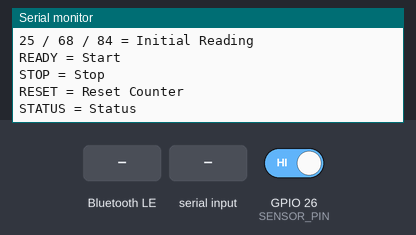
A sketch run on a simulated ESP32. On the bench: the last lines printed to the serial monitor. The inputs (shaded band) are chosen by the test bench; at power-on: GPIO 26 (SENSOR_PIN) HIGH. Nothing arrives over Bluetooth unless stated; a phone connects over Bluetooth LE 3 s after start.

Above: at 2.2 s.
2.3 s: Bluetooth LE write "READY" received
At 3.4 s:
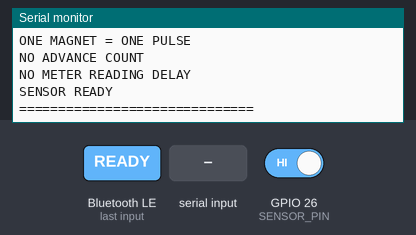
3.8 s: GPIO 26 (SENSOR_PIN) driven LOW
At 3.96 s:
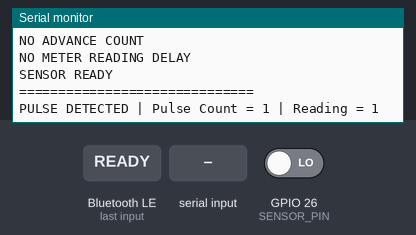
5.5 s: "READY\n" received over Serial
At 5.9 s:
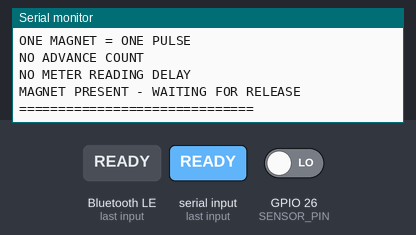
7.0 s: Bluetooth LE write "STOP" received
At 7.3 s:
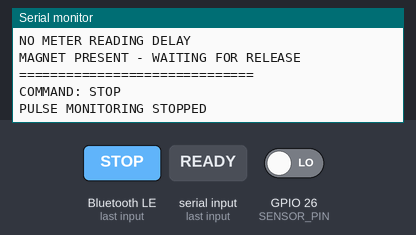
8.5 s: "RESET\n" received over Serial
At 9.7 s:
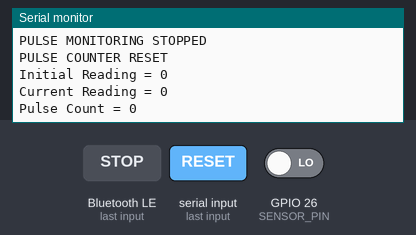

The sketch:

0.1_delay_meter_code.ino
```cpp
#include <BLEDevice.h>
#include <BLEServer.h>
#include <BLEUtils.h>
#include <BLE2902.h>


// ============================================================
// ESP32 GAS METER PULSE MONITOR
// ============================================================
//
// SENSOR CONNECTION
//
// Sensor wire 1 -> GPIO26
// Sensor wire 2 -> GND
// GPIO26 uses INPUT_PULLUP.
//
// HIGH = sensor released / magnet away
// LOW  = magnet detected
//
// ONE VALID PULSE:
//
//
// ============================================================


// ============================================================
// SENSOR
// ============================================================

#define SENSOR_PIN 26


const uint32_t SENSOR_STABLE_MS = 8;


// ============================================================
// BLE
// ============================================================

#define BLE_DEVICE_NAME "ESP32_PULSE_METER"

#define SERVICE_UUID \
"6E400001-B5A3-F393-E0A9-E50E24DCCA9E"

#define RX_CHARACTERISTIC_UUID \
"6E400002-B5A3-F393-E0A9-E50E24DCCA9E"

#define TX_CHARACTERISTIC_UUID \
"6E400003-B5A3-F393-E0A9-E50E24DCCA9E"


// ============================================================
// BLE OBJECTS
// ============================================================

BLEServer *pServer = nullptr;

BLEService *pService = nullptr;

BLECharacteristic *pRxCharacteristic = nullptr;

BLECharacteristic *pTxCharacteristic = nullptr;

bool deviceConnected = false;


// ============================================================
// METER
// ============================================================

volatile uint32_t pulseCount = 0;

uint32_t initialReading = 0;

uint32_t currentReading = 0;


// ============================================================
// MONITORING
// ============================================================

bool monitoring = false;


// ============================================================
// SENSOR STATES
// ============================================================

enum SensorState
{
    SENSOR_READY_FOR_MAGNET,

    SENSOR_MAGNET_DETECTED,

    SENSOR_WAITING_FOR_RELEASE
};


SensorState sensorState =
    SENSOR_READY_FOR_MAGNET;


// ============================================================
// SENSOR FILTER VARIABLES
// ============================================================

int lastRawState = HIGH;

int stableState = HIGH;

uint32_t stateChangeTime = 0;


// ============================================================
// FUNCTION DECLARATIONS
// ============================================================

void processCommand(String command);

void sendBLE(String message);

void sendMessage(String message);

void generateStatus();

void resetSensorFilter();

void monitorSensor();


// ============================================================
// BLE SERVER CALLBACKS
// ============================================================

class ServerCallbacks : public BLEServerCallbacks
{
public:

    void onConnect(
        BLEServer *server
    ) override
    {
        deviceConnected = true;

        Serial.println();
        Serial.println(
            "BLE CONNECTED"
        );
        Serial.println();
    }


    void onDisconnect(
        BLEServer *server
    ) override
    {
        deviceConnected = false;

        Serial.println();
        Serial.println(
            "BLE DISCONNECTED"
        );
        Serial.println();

        delay(100);

        BLEDevice::startAdvertising();
    }
};


// ============================================================
// BLE RX CALLBACKS
// ============================================================

class RXCallbacks :
    public BLECharacteristicCallbacks
{
public:

    void onWrite(
        BLECharacteristic *characteristic
    ) override
    {
        String command =
            characteristic->getValue();

        command.trim();

        command.toUpperCase();

        if (
            command.length() > 0
        )
        {
            Serial.print(
                "COMMAND: "
            );

            Serial.println(
                command
            );

            processCommand(
                command
            );
        }
    }
};


// ============================================================
// BLE SEND
// ============================================================

void sendBLE(
    String message
)
{
    if (
        deviceConnected &&
        pTxCharacteristic != nullptr
    )
    {
        pTxCharacteristic->setValue(
            message.c_str()
        );

        pTxCharacteristic->notify();
    }
}


// ============================================================
// SERIAL + BLE
// ============================================================

void sendMessage(
    String message
)
{
    Serial.println(
        message
    );

    sendBLE(
        message
    );
}


// ============================================================
// RESET SENSOR FILTER
// ============================================================
//
// Reads the actual sensor state.
//
// If magnet is already present when READY is sent,
// it will NOT be counted.
//
// ============================================================

void resetSensorFilter()
{
    int state =
        digitalRead(
            SENSOR_PIN
        );


    lastRawState =
        state;

    stableState =
        state;

    stateChangeTime =
        millis();


    if (
        state == LOW
    )
    {
        sensorState =
            SENSOR_WAITING_FOR_RELEASE;
    }
    else
    {
        sensorState =
            SENSOR_READY_FOR_MAGNET;
    }
}


// ============================================================
// PROCESS COMMAND
// ============================================================

void processCommand(
    String command
)
{
    command.trim();

    command.toUpperCase();


    // ========================================================
    // NUMBER = INITIAL READING
    // ========================================================

    bool numberOnly =
        command.length() > 0;


    for (
        int i = 0;
        i < command.length();
        i++
    )
    {
        if (
            !isDigit(
                command[i]
            )
        )
        {
            numberOnly = false;
            break;
        }
    }


    if (
        numberOnly
    )
    {
        monitoring = false;


        noInterrupts();

        pulseCount = 0;

        interrupts();


        initialReading =
            (uint32_t)command.toInt();


        currentReading =
            initialReading;


        resetSensorFilter();


        sendMessage(
            "INITIAL READING SET"
        );


        sendMessage(
            "Initial Reading = " +
            String(
                initialReading
            )
        );


        sendMessage(
            "Current Reading = " +
            String(
                currentReading
            )
        );


        sendMessage(
            "Pulse Count = 0"
        );


        sendMessage(
            "Send READY to start."
        );


        return;
    }


    // ========================================================
    // READY
    // ========================================================

    if (
        command == "READY"
    )
    {
        monitoring = false;


        noInterrupts();

        pulseCount = 0;

        interrupts();


        currentReading =
            initialReading;


        // ----------------------------------------------------
        // Read the actual sensor condition.
        // ----------------------------------------------------

        resetSensorFilter();


        // ----------------------------------------------------
        // Start monitoring.
        // ----------------------------------------------------

        monitoring = true;


        sendMessage(
            "=============================="
        );


        sendMessage(
            "PULSE MONITORING STARTED"
        );


        sendMessage(
            "Initial Reading = " +
            String(
                initialReading
            )
        );


        sendMessage(
            "Current Reading = " +
            String(
                currentReading
            )
        );


        sendMessage(
            "Pulse Count = 0"
        );


        sendMessage(
            "GPIO26 = SENSOR INPUT"
        );


        sendMessage(
            "SENSOR WIRE 1 = GPIO26"
        );


        sendMessage(
            "SENSOR WIRE 2 = GND"
        );


        sendMessage(
            "NORMAL = HIGH"
        );


        sendMessage(
            "MAGNET = LOW"
        );


        sendMessage(
            "LOW STABLE = VALID MAGNET"
        );


        sendMessage(
            "ONE MAGNET = ONE PULSE"
        );


        sendMessage(
            "NO ADVANCE COUNT"
        );


        sendMessage(
            "NO METER READING DELAY"
        );


        if (
            sensorState ==
            SENSOR_WAITING_FOR_RELEASE
        )
        {
            sendMessage(
                "MAGNET PRESENT - WAITING FOR RELEASE"
            );
        }
        else
        {
            sendMessage(
                "SENSOR READY"
            );
        }


        sendMessage(
            "=============================="
        );


        return;
    }


    // ========================================================
    // STOP
    // ========================================================

    if (
        command == "STOP"
    )
    {
        monitoring = false;


        sendMessage(
            "PULSE MONITORING STOPPED"
        );


        return;
    }


    // ========================================================
    // RESET
    // ========================================================

    if (
        command == "RESET"
    )
    {
        monitoring = false;


        noInterrupts();

        pulseCount = 0;

        interrupts();


        currentReading =
            initialReading;


        resetSensorFilter();


        sendMessage(
            "PULSE COUNTER RESET"
        );


        sendMessage(
            "Initial Reading = " +
            String(
                initialReading
            )
        );


        sendMessage(
            "Current Reading = " +
            String(
                currentReading
            )
        );


        sendMessage(
            "Pulse Count = 0"
        );


        return;
    }


    // ========================================================
    // STATUS
    // ========================================================

    if (
        command == "STATUS"
    )
    {
        generateStatus();

        return;
    }


    // ========================================================
    // UNKNOWN
    // ========================================================

    sendMessage(
        "Unknown command."
    );
}


// ============================================================
// STATUS
// ============================================================

void generateStatus()
{
    uint32_t count;


    noInterrupts();

    count =
        pulseCount;

    interrupts();


    currentReading =
        initialReading +
        count;


    int sensor =
        digitalRead(
            SENSOR_PIN
        );


    sendMessage(
        "------------- STATUS -------------"
    );


    sendMessage(
        "Initial Reading = " +
        String(
            initialReading
        )
    );


    sendMessage(
        "Pulse Count = " +
        String(
            count
        )
    );


    sendMessage(
        "Current Reading = " +
        String(
            currentReading
        )
    );


    sendMessage(
        "GPIO26 = " +
        String(
            sensor == HIGH
            ? "HIGH"
            : "LOW"
        )
    );


    if (
        sensorState ==
        SENSOR_READY_FOR_MAGNET
    )
    {
        sendMessage(
            "Sensor State = READY"
        );
    }
    else if (
        sensorState ==
        SENSOR_MAGNET_DETECTED
    )
    {
        sendMessage(
            "Sensor State = MAGNET DETECTED"
        );
    }
    else
    {
        sendMessage(
            "Sensor State = WAITING FOR RELEASE"
        );
    }


    sendMessage(
        "----------------------------------"
    );
}


// ============================================================
// SENSOR MONITOR
// ============================================================
//
// IMPORTANT:
//
// We do NOT use the raw FALLING interrupt.
//
// We continuously qualify the actual GPIO state.
//
// This prevents:
//
// HIGH
// LOW
// HIGH
// LOW
// HIGH
//
// caused by contact bounce/noise from becoming:
//
// 1
// 2
// 3
//
// ============================================================

void monitorSensor()
{
    if (
        !monitoring
    )
    {
        return;
    }


    // ========================================================
    // READ RAW SENSOR
    // ========================================================

    int rawState =
        digitalRead(
            SENSOR_PIN
        );


    // ========================================================
    // RAW STATE CHANGED
    // ========================================================

    if (
        rawState != lastRawState
    )
    {
        lastRawState =
            rawState;

        stateChangeTime =
            millis();

        return;
    }


    // ========================================================
    // RAW STATE HAS NOT CHANGED
    //
    // Check whether it stayed stable long enough.
    // ========================================================

    if (
        stableState != rawState
    )
    {
        if (
            millis() -
            stateChangeTime
            >=
            SENSOR_STABLE_MS
        )
        {
            // ------------------------------------------------
            // New state is now VALID.
            // ------------------------------------------------

            stableState =
                rawState;


            // =================================================
            // HIGH -> LOW
            // =================================================

            if (
                stableState == LOW
            )
            {
                // --------------------------------------------
                // Only count if we were waiting for a magnet.
                // --------------------------------------------

                if (
                    sensorState ==
                    SENSOR_READY_FOR_MAGNET
                )
                {
                    pulseCount++;


                    currentReading =
                        initialReading +
                        pulseCount;


                    // ----------------------------------------
                    // LOCK.
                    // ----------------------------------------

                    sensorState =
                        SENSOR_MAGNET_DETECTED;


                    // ----------------------------------------
                    // SERIAL
                    // ----------------------------------------

                    Serial.print(
                        "PULSE DETECTED | Pulse Count = "
                    );


                    Serial.print(
                        pulseCount
                    );


                    Serial.print(
                        " | Reading = "
                    );


                    Serial.println(
                        currentReading
                    );


                    // ----------------------------------------
                    // BLE
                    // ----------------------------------------

                    sendBLE(
                        "PULSE DETECTED | Pulse Count = " +
                        String(
                            pulseCount
                        ) +
                        " | Reading = " +
                        String(
                            currentReading
                        )
                    );
                }
            }


            // =================================================
            // LOW -> HIGH
            // =================================================

            else
            {
                // --------------------------------------------
                // Magnet has completely left.
                //
                // Now we can accept the NEXT magnet.
                // --------------------------------------------

                if (
                    sensorState ==
                    SENSOR_MAGNET_DETECTED ||
                    sensorState ==
                    SENSOR_WAITING_FOR_RELEASE
                )
                {
                    sensorState =
                        SENSOR_READY_FOR_MAGNET;
                }
            }
        }
    }
}


// ============================================================
// SETUP
// ============================================================

void setup()
{
    // ========================================================
    // SERIAL
    // ========================================================

    Serial.begin(
        115200
    );


    delay(
        1000
    );


    // ========================================================
    // SENSOR
    // ========================================================
    //
    // GPIO26 -> sensor
    // GND    -> sensor
    //
    // Internal pull-up.
    //
    // ========================================================

    pinMode(
        SENSOR_PIN,
        INPUT_PULLUP
    );


    resetSensorFilter();


    // ========================================================
    // BLE
    // ========================================================

    BLEDevice::init(
        BLE_DEVICE_NAME
    );


    pServer =
        BLEDevice::createServer();


    pServer->setCallbacks(
        new ServerCallbacks()
    );


    pService =
        pServer->createService(
            SERVICE_UUID
        );


    // ========================================================
    // TX
    // ========================================================

    pTxCharacteristic =
        pService->createCharacteristic(
            TX_CHARACTERISTIC_UUID,
            BLECharacteristic::PROPERTY_NOTIFY
        );


    pTxCharacteristic->addDescriptor(
        new BLE2902()
    );


    // ========================================================
    // RX
    // ========================================================

    pRxCharacteristic =
        pService->createCharacteristic(
            RX_CHARACTERISTIC_UUID,
            BLECharacteristic::PROPERTY_WRITE |
            BLECharacteristic::PROPERTY_WRITE_NR
        );


    pRxCharacteristic->setCallbacks(
        new RXCallbacks()
    );


    // ========================================================
    // START BLE
    // ========================================================

    pService->start();


    BLEAdvertising *advertising =
        BLEDevice::getAdvertising();


    advertising->addServiceUUID(
        SERVICE_UUID
    );


    advertising->setScanResponse(
        true
    );


    advertising->setMinPreferred(
        0x06
    );


    advertising->setMinPreferred(
        0x12
    );


    BLEDevice::startAdvertising();


    // ========================================================
    // STARTUP
    // ========================================================

    Serial.println();

    Serial.println(
        "========================================"
    );


    Serial.println(
        "       ESP32 GAS METER PULSE"
    );


    Serial.println(
        "========================================"
    );


    Serial.println();


    Serial.println(
        "GPIO26 = SENSOR INPUT"
    );


    Serial.println(
        "GPIO27 = NOT USED"
    );


    Serial.println(
        "SENSOR WIRE 1 = GPIO26"
    );


    Serial.println(
        "SENSOR WIRE 2 = GND"
    );


    Serial.println();


    Serial.println(
        "INPUT_PULLUP = ENABLED"
    );


    Serial.println(
        "NORMAL = HIGH"
    );


    Serial.println(
        "MAGNET = LOW"
    );


    Serial.println(
        "LOW STABLE = VALID PULSE"
    );


    Serial.println(
        "ONE MAGNET = ONE COUNT"
    );


    Serial.println(
        "NO ADVANCE COUNT"
    );


    Serial.println(
        "NO METER READING DELAY"
    );


    Serial.println();


    Serial.println(
        "BLE advertising started."
    );


    Serial.println();


    Serial.println(
        "Commands:"
    );


    Serial.println(
        "25 / 68 / 84 = Initial Reading"
    );


    Serial.println(
        "READY = Start"
    );


    Serial.println(
        "STOP = Stop"
    );


    Serial.println(
        "RESET = Reset Counter"
    );


    Serial.println(
        "STATUS = Status"
    );


    Serial.println();
}


// ============================================================
// LOOP
// ============================================================

void loop()
{
    // ========================================================
    // SERIAL COMMAND
    // ========================================================

    if (
        Serial.available()
    )
    {
        String command =
            Serial.readStringUntil(
                '\n'
            );


        command.trim();

        command.toUpperCase();


        if (
            command.length() > 0
        )
        {
            processCommand(
                command
            );
        }
    }


    // ========================================================
    // SENSOR
    // ========================================================

    monitorSensor();


    // ========================================================
    // VERY SHORT CPU LOOP DELAY
    // ========================================================
    //
    // This is NOT a meter delay.
    //
    // Sensor is checked continuously.
    //
    // ========================================================

    delay(1);
}
```

Measured:
- after the input at 2.3 s, the serial monitor: prints a new line at once (image 1)
- after the input at 3.8 s, the serial monitor: prints a new line at once (image 2)
- after the input at 5.5 s, the serial monitor: prints a new line at once (image 3)
- after the input at 7.0 s, the serial monitor: prints a new line at once (image 4)
- after the input at 8.5 s, the serial monitor: prints a new line at once (image 5)
